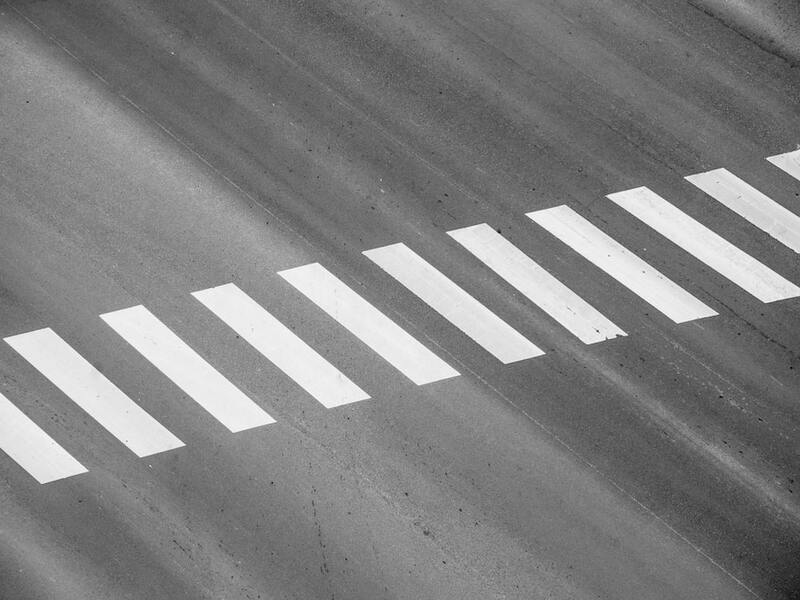
#> input picture Images/ZCrossing.jpg, 800 x 600 px, found by its file name
$ python main1.py
#> lines starting #> are read from the running program, lines starting #| are printed output that depends on the picture; after the words box and inside, x2 and y2 are one past the last pixel; in counts of white or black regions, pixels touching at a corner belong together
import cv2

# Load image
img = cv2.imread("./Images/ZCrossing.jpg")
#> img is the input picture: shape (600, 800, 3); min 1, max 255, mean 128.8

# Convert image to grayscale
gray = cv2.cvtColor(img, cv2.COLOR_BGR2GRAY)

# Apply Gaussian blur to remove noise
blur = cv2.GaussianBlur(gray, (5, 5), 0)

# Apply threshold using Otsu's method
thresh, binary = cv2.threshold(blur, 0, 255, cv2.THRESH_BINARY + cv2.THRESH_OTSU)
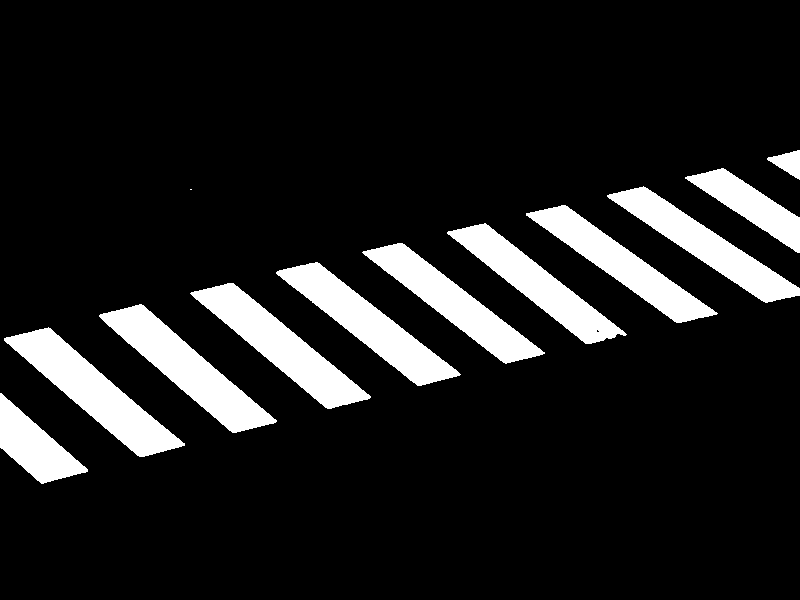
#> binary: shape (600, 800); 12.2% white; 12 white regions (1 under 20 px), largest, box (x1, y1, x2, y2) and area: (4, 327, 185, 457) 7143, (99, 304, 277, 433) 6894, (190, 283, 371, 409) 6714
#> thresh = 170

# Apply morphological opening to remove small objects
kernel = cv2.getStructuringElement(cv2.MORPH_RECT, (5, 5))
opening = cv2.morphologyEx(binary, cv2.MORPH_OPEN, kernel)
#> opening: shape (600, 800); 12.2% white; 11 white regions, largest, box (x1, y1, x2, y2) and area: (6, 328, 182, 457) 7125, (101, 305, 274, 433) 6875, (193, 283, 369, 409) 6700

# Apply Canny edge detection algorithm
edges = cv2.Canny(opening, 100, 200)
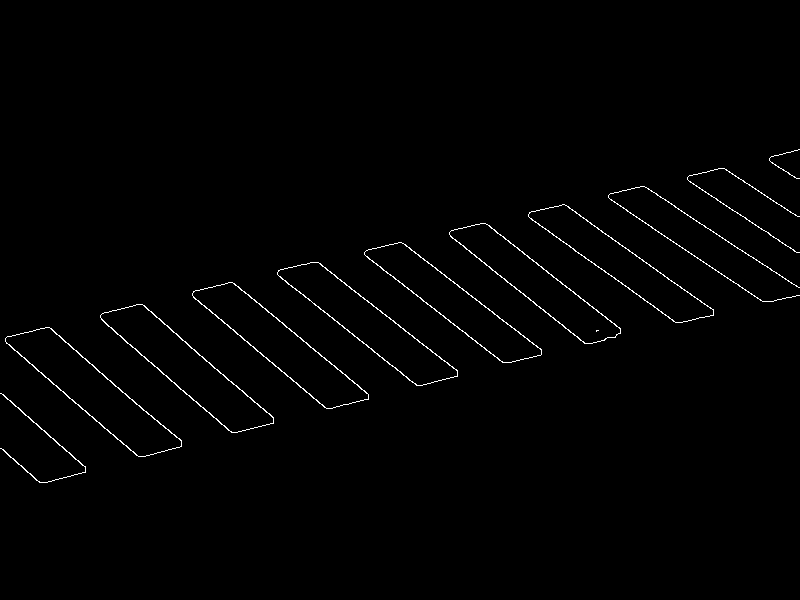
#> edges: shape (600, 800); 1% white in thin lines or dots, all inside (x1, y1, x2, y2) = (0, 149, 800, 483)

# Find contours
contours, hierarchy = cv2.findContours(edges, cv2.RETR_EXTERNAL, cv2.CHAIN_APPROX_SIMPLE)
#> contours = 11 contours, 1 with area under 20; largest, box (x1, y1, x2, y2) and area: (5, 327, 182, 457) 7218, (100, 304, 274, 433) 6968, (192, 282, 369, 409) 6786, (277, 262, 458, 386) 6588, (364, 242, 542, 363) 6092

# Draw contours on original image and count number of contours
num_contours = 0
for contour in contours:
    area = cv2.contourArea(contour)
    if area > 50:  # adjust threshold to detect zebra crossing lines accurately
        cv2.drawContours(img, [contour], 0, (33, 255, 0), 2)
        num_contours += 1
#> this loop made 11 passes
#> area on passes 1 to 10: 92, 7218, 6967.5, 6785.5, 6587.5, 6091.5, 5893.5, 5913.5, 99, 57
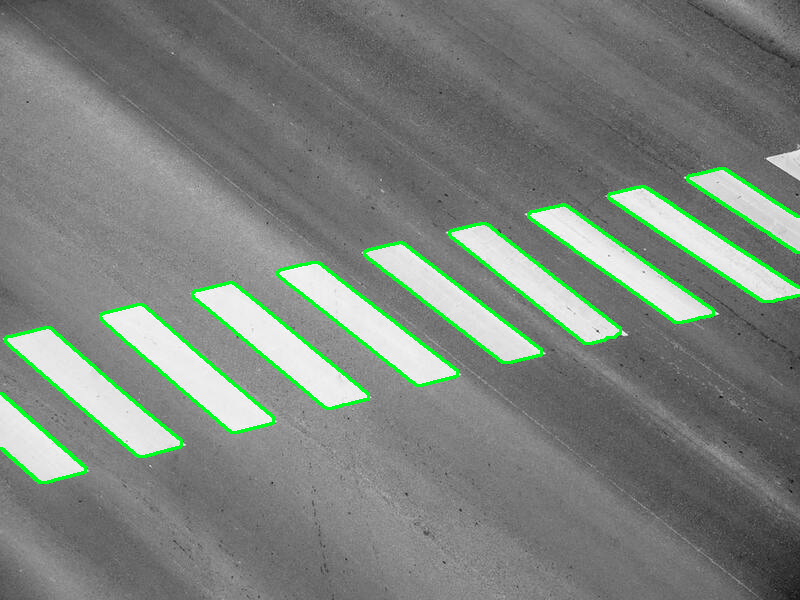
#> img: shape (600, 800, 3); 3.02% of pixels changed, all inside (x1, y1, x2, y2) = (0, 167, 800, 484)
#> after the loop, num_contours = 10

# Print number of contours
print(f"Number of zebra crossing lines detected: {num_contours}")
#| Number of zebra crossing lines detected: 10

# Display image with contours
cv2.imshow('Zebra Crossing', img)
cv2.waitKey(0)
cv2.destroyAllWindows()
